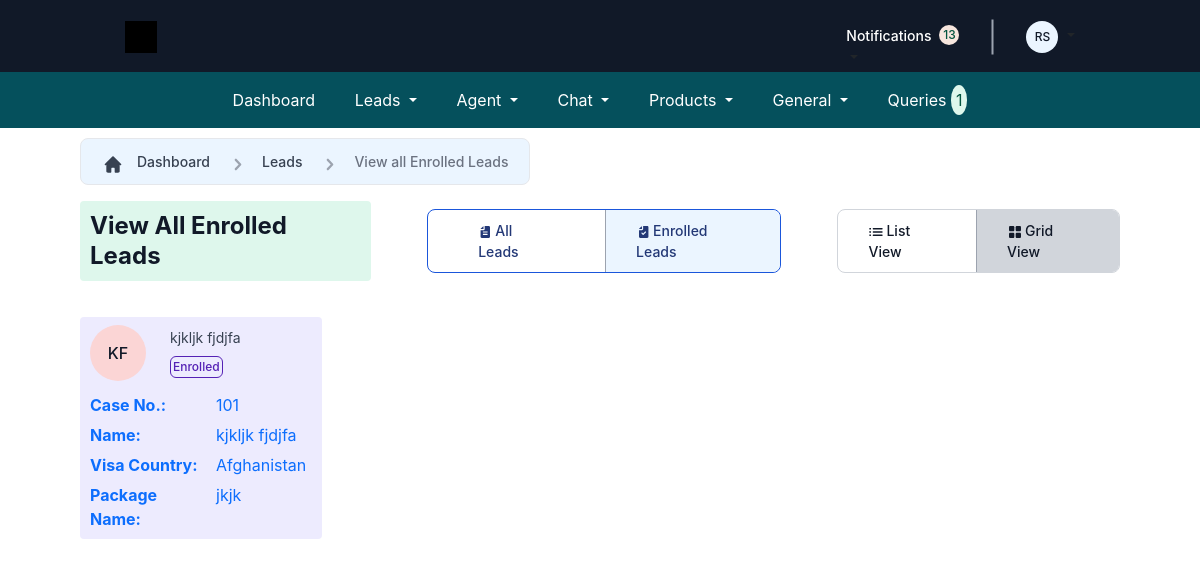
The app's page /Employee/Enrollled/Grid/ (signed in) with its own data.
### crm_app/models.py (models this page shows, shortened)
class CustomUser(AbstractUser):
    user_type_data = (
        ("1", "HOD"),
        ("2", "Admin"),
        ("3", "Employee"),
        ("4", "Agent"),
        ("5", "Out Sourcing Agent"),
        ("6", "Customer"),
    )
    user_type = models.CharField(default="1", choices=user_type_data, max_length=10)
    is_logged_in = models.BooleanField(default=False)
    def generate_initials(self):
        first_initial = self.first_name[0].upper() if self.first_name else ""
        last_initial = self.last_name[0].upper() if self.last_name else ""
        return f"{first_initial}{last_initial}"
    def __str__(self):
        return f"{self.first_name} {self.last_name}"

class Enquiry(models.Model):
    Salutation = models.CharField(
        max_length=20, choices=SALUTATION_CHOICES, null=True, blank=True
    )
    FirstName = models.CharField(max_length=50, null=True, blank=True, default="")
    MiddleName = models.CharField(max_length=50, null=True, blank=True, default="")
    LastName = models.CharField(max_length=50, null=True, blank=True, default="")
    Dob = models.DateField(null=True, blank=True)
    Gender = models.CharField(max_length=10, choices=Gender, null=True, blank=True)
    marital_status = models.CharField(max_length=100, null=True, blank=True)
    Visa_country = models.ForeignKey(
        VisaCountry, on_delete=models.SET_NULL, null=True, blank=True
    )
    Visa_category = models.ForeignKey(
        VisaCategory,
        on_delete=models.CASCADE,
        related_name="enquiry_category",
        null=True,
        blank=True,
    )
    Visa_subcategory = models.ForeignKey(
        VisaCategory,
        on_delete=models.CASCADE,
        related_name="enquiry_subcategory",
        null=True,
        blank=True,
    )
    Visa_type = models.CharField(
        max_length=50, choices=VISATYPE_CHOICES, null=True, blank=True
    )
    Package = models.ForeignKey(
        Package, on_delete=models.CASCADE, null=True, blank=True
    )
    Source = models.CharField(max_length=100, choices=source, null=True, blank=True)
    Reference = models.CharField(max_length=100, null=True, blank=True)
    lead_status = models.CharField(
        max_length=100, choices=leads_status, default="New Lead"
    )
    enquiry_number = models.CharField(max_length=10, unique=True, null=True, blank=True)
    assign_to_employee = models.ForeignKey(
        Employee, on_delete=models.SET_NULL, null=True, blank=True
    )
    assign_to_assesment_employee = models.ForeignKey(
        Employee,
        on_delete=models.SET_NULL,
        null=True,
        blank=True,
        related_name="assesment_emp",
    )
    assign_to_sales_employee = models.ForeignKey(
        Employee,
        on_delete=models.SET_NULL,
        null=True,
        blank=True,
        related_name="sale_emp",
    )
    assign_to_documentation_employee = models.ForeignKey(
        Employee,
        on_delete=models.SET_NULL,
        null=True,
        blank=True,
        related_name="documentation_emp",
    )
    assign_to_visa_team_employee = models.ForeignKey(
        Employee,
        on_delete=models.SET_NULL,
        null=True,
        blank=True,
        related_name="visa_team_emp",
    )
    assign_to_agent = models.ForeignKey(
        Agent, on_delete=models.SET_NULL, null=True, blank=True
    )
    assign_to_outsourcingagent = models.ForeignKey(
        OutSourcingAgent, on_delete=models.SET_NULL, null=True, blank=True
    )
    digital_signature = models.FileField(
        upload_to="media/Digital Signature/", null=True, blank=True
    )
    spouse_relation = models.CharField(max_length=50, null=True, blank=True)
    spouse_name = models.CharField(max_length=50, null=True, blank=True)
    spouse_no = models.CharField(max_length=15, null=True, blank=True)
    spouse_email = models.EmailField(blank=True)
    spouse_passport = models.CharField(max_length=50, null=True, blank=True)
    spouse_dob = models.DateField(null=True, blank=True)
    spouse_relation1 = models.CharField(max_length=50, null=True, blank=True)
    spouse_name1 = models.CharField(max_length=50, null=True, blank=True)
    spouse_no1 = models.CharField(max_length=15, null=True, blank=True)
    spouse_email1 = models.EmailField(blank=True)
    spouse_passport1 = models.CharField(max_length=50, null=True, blank=True)
    spouse_dob1 = models.DateField(null=True, blank=True)
    spouse_relation2 = models.CharField(max_length=50, null=True, blank=True)
    spouse_name2 = models.CharField(max_length=50, null=True, blank=True)
    spouse_no2 = models.CharField(max_length=15, null=True, blank=True)
    spouse_email2 = models.EmailField(blank=True)
    spouse_passport2 = models.CharField(max_length=50, null=True, blank=True)
    spouse_dob2 = models.DateField(null=True, blank=True)
    spouse_relation3 = models.CharField(max_length=50, null=True, blank=True)
    spouse_name3 = models.CharField(max_length=50, null=True, blank=True)
    spouse_no3 = models.CharField(max_length=15, null=True, blank=True)
    spouse_email3 = models.EmailField(blank=True)
    spouse_passport3 = models.CharField(max_length=50, null=True, blank=True)
    spouse_dob3 = models.DateField(null=True, blank=True)
    spouse_relation4 = models.CharField(max_length=50, null=True, blank=True)
    spouse_name4 = models.CharField(max_length=50, null=True, blank=True)
    spouse_no4 = models.CharField(max_length=15, null=True, blank=True)
    spouse_email4 = models.EmailField(blank=True)
    spouse_passport4 = models.CharField(max_length=50, null=True, blank=True)
    spouse_dob4 = models.DateField(null=True, blank=True)
    spouse_relation5 = models.CharField(max_length=50, null=True, blank=True)
    spouse_name5 = models.CharField(max_length=50, null=True, blank=True)
    spouse_no5 = models.CharField(max_length=15, null=True, blank=True)
    spouse_email5 = models.EmailField(blank=True)
    spouse_passport5 = models.CharField(max_length=50, null=True, blank=True)
    spouse_dob5 = models.DateField(null=True, blank=True)
    email = models.EmailField(blank=True)
    contact = models.CharField(max_length=10)
    Country = CountryField()
    state = models.CharField(max_length=255, null=True, blank=True)
    city = models.CharField(max_length=255, null=True, blank=True)
    zipcode = models.CharField(max_length=255, null=True, blank=True)
    address = models.TextField(null=True, blank=True)
    passport_no = models.CharField(max_length=255)
    issue_date = models.DateField(null=True, blank=True)
    expirty_Date = models.DateField(null=True, blank=True)
    issue_country = models.CharField(max_length=255, null=True, blank=True)
    city_of_birth = models.CharField(max_length=100, null=True, blank=True)
    country_of_birth = models.CharField(max_length=244, null=True, blank=True)
    nationality = models.CharField(max_length=100, null=True, blank=True)
    citizenship = models.CharField(max_length=100, null=True, blank=True)
    more_than_country = models.BooleanField(null=True, blank=True)
    other_country = models.BooleanField(null=True, blank=True)
    more_than_one_country = models.CharField(max_length=100, null=True, blank=True)
    studyin_in_other_country = models.CharField(max_length=100, null=True, blank=True)
    emergency_name = models.CharField(max_length=100, null=True, blank=True)
    emergency_phone = models.CharField(max_length=100, null=True, blank=True)
    emergency_email = models.EmailField(blank=True)
    relation_With_applicant = models.CharField(max_length=100, null=True, blank=True)
    created_by = models.ForeignKey(
        CustomUser, on_delete=models.SET_NULL, null=True, blank=True
    )
    last_updated_on = models.DateTimeField(auto_now_add=False, auto_now=True)
    registered_on = models.DateTimeField(auto_now_add=True, auto_now=False)
    case_id = models.CharField(max_length=15, unique=True, editable=False)
    archive = models.BooleanField(null=True, blank=True, default=False)
    color_code = models.CharField(
        max_length=20, choices=COLOR_CODE, blank=True, null=True
    )
    def generate_initials(self):
        first_initial = self.FirstName[0].upper() if self.FirstName else ""
        last_initial = self.LastName[0].upper() if self.LastName else ""
        return f"{first_initial}{last_initial}"
    class Meta:
        db_table = "Enquiry"

class VisaCountry(models.Model):
    country = models.CharField(max_length=100)
    created = models.DateTimeField(auto_now=True)
    lastupdated_by = models.CharField(max_length=100, null=True, blank=True)
    last_updated_on = models.DateTimeField(auto_now=True)
    def __str__(self):
        return str(self.country)

class Package(models.Model):
    visa_country = models.ForeignKey(
        VisaCountry, on_delete=models.SET_NULL, null=True, blank=True
    )
    visa_category = models.ForeignKey(
        VisaCategory,
        on_delete=models.SET_NULL,
        null=True,
        blank=True,
        related_name="package_category",
    )
    title = models.CharField(max_length=100, null=True, blank=True)
    description = models.CharField(max_length=500, null=True, blank=True)
    assign_to_group = models.ForeignKey(
        Group, on_delete=models.SET_NULL, null=True, blank=True
    )
    number_of_visa = models.IntegerField(null=True, blank=True)
    amount = models.CharField(max_length=100, null=True, blank=True)
    advance_amount = models.CharField(max_length=100, null=True, blank=True)
    file_charges = models.CharField(max_length=100, null=True, blank=True)
    package_expiry_date = models.DateField(auto_created=False, null=True, blank=True)
    last_updated_by = models.ForeignKey(
        CustomUser, on_delete=models.SET_NULL, null=True, blank=True
    )
    last_updated_on = models.DateTimeField(auto_now=True)
    image = models.FileField(upload_to="media/package_images/", null=True, blank=True)
    processing_time = models.CharField(
        max_length=30, choices=PROCESSING_TIME_CHOICES, blank=True, null=True
    )
    approval = models.BooleanField(default="False")
    def __str__(self):
        return self.title

### crm_app/EmployeeViews.py (the view, shortened to what this page needs)
# urls.py: path("Enrollled/Grid/", employee_enrolled_grid, name="employee_enrolled_grid"),
def employee_enrolled_grid(request):
    user = request.user
    if user.is_authenticated:
        if user.user_type == "3":
            emp = user.employee
            dep = emp.department
            if dep == "Presales":
                enq = Enquiry.objects.filter(
                    Q(lead_status="Enrolled")
                    | Q(lead_status="Inprocess")
                    | Q(lead_status="Ready To Submit")
                    | Q(lead_status="Appointment")
                    | Q(lead_status="Ready To Collection")
                    | Q(lead_status="Result")
                    | Q(lead_status="Delivery"),
                    assign_to_employee=user.employee,
                ).order_by("-id")
            else:
                enq = None
            context = {"enq": enq, "user": user, "dep": dep}
    return render(request, "Employee/Enquiry/enroll_lead-grid.html", context)

### crm_app/context_processors.py (called while the page is built)
def faq_count(request):
    if request.user.is_authenticated:
        count = FAQ.objects.all().count()
    else:
        count = 0
    return {"faq_count": count}

### templates/Employee/Enquiry/enroll_lead-grid.html (shortened to what this page needs)
{% extends "Employee/Base/base.html" %}
{% block main-content %}
<div class="form-container">
  <div class="custom-container">
    <div class="icon-container">
      <div class="icon">
      </div>
    </div>
    <div class="text-container">
      <a href="{% url "employee_dashboard" %}" style="text-decoration: none;">
        <div class="text">Dashboard</div>
      </a>
    </div>
    <div class="icon-container">
      <div class="icon">
      </div>
    </div>
    <div class="text-container">
      <div class="text">Leads</div>
    </div>
    <div class="icon-container">
      <div class="icon">
      </div>
    </div>
    <div class="text-container">
      <div class="text" style="color: #6B7280;">View all Enrolled Leads</div>
    </div>
  </div>
  <div class="customs-container">
    <div class="custom-box">
      <div class="custom-text">View All Enrolled Leads</div>
    </div>
    <div class="tabBox">
      <a href="{% url "employee_lead_list" %}">
      <div class="tabOnes">
        All Leads
      </div>
    </a>
      <a href="{% url "employee_enrolled_lead" %}">
      <div class="tabTwos">
        Enrolled Leads
      </div>
    </a>
    </div>
    <div class="tabsBox">
      <a href="{% url "employee_enrolled_lead" %}">
      <div class="GridtabsOne">
        List View
      </div>
    </a>
      <a href="{% url "employee_enrolled_grid" %}">
      <div class="GridtabsTwo">
        Grid View
      </div>
      </a>
    </div>
  </div>
  <div class="row">
    {% for i in enq %}
    {% if i.archive == False %}
    <div class="col-md-3">
      <a href="{% url "emp_edit_enrolled_application" i.id %}">
      <div class="info-container">
        <div class="user-info">
          <div class="user-avatar">
            <div class="avatar-content">{{i.generate_initials}}</div>
          </div>
          <div class="user-details">
            <div class="user-name">{{i.FirstName}} {{i.LastName}}</div>
            <div class="user-status">
              <div class="status-badge">{{i.lead_status}}</div>
            </div>
          </div>
        </div>
        <div class="case-details">
          <div class="caseDetailsColumn">
            <span>Case No.:</span>
            <p>{{i.enquiry_number}}</p>
          </div>
          <div class="caseDetailsColumn">
            <span>Name:</span>
            <p>{{i.FirstName}} {{i.LastName}}</p>
          </div>
          <div class="caseDetailsColumn">
            <span>Visa Country:</span>
            <p>{{i.Visa_country}}</p>
          </div>
          <div class="caseDetailsColumn">
            <span>Package Name:</span>
            <p>{{i.Package}}</p>
          </div>
        </div>
      </div>
      </a>
    </div>
    {% endif %}
    {% endfor %}
  </div>
</div>
{% endblock main-content %}

### templates/Employee/Base/header.html (shortened to what this page needs)
{% load static %}
<div class="Navbar">
   <div class="Content">
     <div class="Logo">
       <div class="LogoElement">
         <div class="ClipPathGroup">
           <div class="Vector" id="black-bg"></div>
           <div class="Group">
             <div class="Vector" id="white-bg">
             </div>
           </div>
         </div>
       </div>
     </div>
     <div class="Cta">
      <div class="Buttons">
        <a class="nav-link dropdown-toggle" href="#" id="notificationDropdown" role="button" data-bs-toggle="dropdown" aria-expanded="false" style="margin-top: 20px;">
         <div class="Link">
           <div class="Text">Notifications</div>
           <div class="Badge">
             <div class="Text1" id="notification">{{notification_Count}}</div>
           </div>
         </div>
        </a>
        <div class="Separator"></div>
         <a class="nav-link dropdown-toggle" href="#" id="navbarDropdown" role="button" data-bs-toggle="dropdown" aria-expanded="false">
           <div class="Avatar">
             <div class="Ph">{{request.user.generate_initials}}</div>
           </div>
         </a>
      </div>
     </div>
   </div>
 </div>

### static/style/Styling/DashboardDesign/css/style.css (style rules this page uses)
body { margin: 0; font-family: 'Inter', sans-serif; }

### records on screen
CustomUser: user.generate_initials "RS"
Enquiry: generate_initials "KF", FirstName "kjkljk", LastName "fjdjfa", lead_status "Enrolled", enquiry_number "101", Visa_country "Afghanistan", Package "jkjk"

### other values on screen
{{ notification_Count }} "13"
{{ faq_count }} "1"
